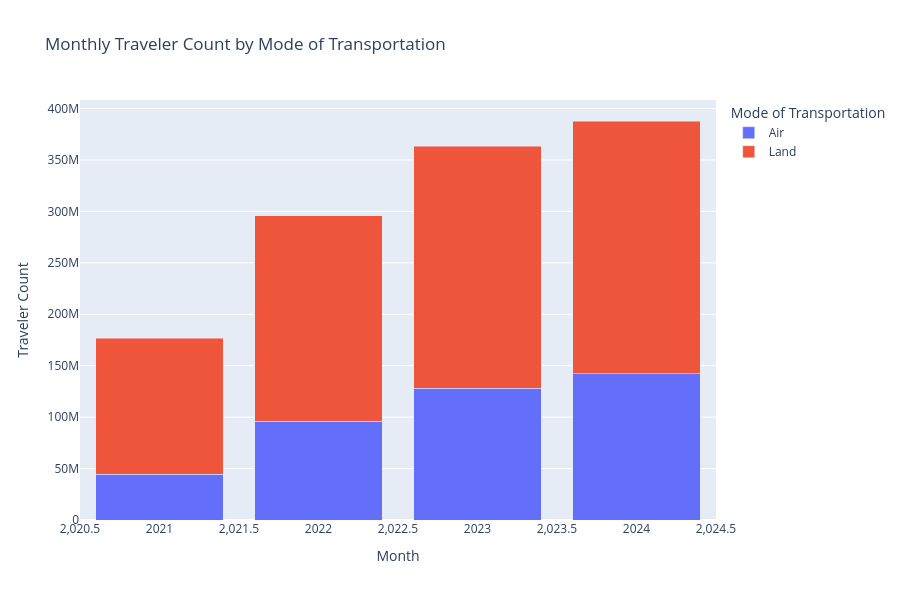

The notebook cell this image was saved under:
### Code cell
# Filter and aggregate data for stacked bar chart by month and transportation mode
stacked_data = df_cbp[df_cbp['Measure Name'] == 'Travelers']
stacked_data = stacked_data.groupby(['FY', 'Mode of Transportation'])['Count'].sum().reset_index()

# Stacked bar chart by mode of transportation
fig_stacked = px.bar(stacked_data, 
                     x='FY', 
                     y='Count', 
                     color='Mode of Transportation',
                     title="Monthly Traveler Count by Mode of Transportation",
                     labels={'Count': 'Traveler Count', 'FY': 'Month'})
fig_stacked.update_layout(barmode='stack', height=600)
fig_stacked.show()

### Figure 1 — Plotly figure (JSON) as saved in the notebook; plotly's stock layout.template omitted (floating-point values rounded to 4 significant figures)
{"data": [{"alignmentgroup": "True", "hovertemplate": "Mode of Transportation=Air<br>Month=%{x}<br>Traveler Count=%{y}<extra></extra>", "legendgroup": "Air", "marker": {"color": "#636efa", "pattern": {"shape": ""}}, "name": "Air", "offsetgroup": "Air", "orientation": "v", "showlegend": true, "textposition": "auto", "type": "bar", "x": [2021, 2022, 2023, 2024], "xaxis": "x", "y": [44353467, 95995024, 127967999, 142111799], "yaxis": "y"}, {"alignmentgroup": "True", "hovertemplate": "Mode of Transportation=Land<br>Month=%{x}<br>Traveler Count=%{y}<extra></extra>", "legendgroup": "Land", "marker": {"color": "#EF553B", "pattern": {"shape": ""}}, "name": "Land", "offsetgroup": "Land", "orientation": "v", "showlegend": true, "textposition": "auto", "type": "bar", "x": [2021, 2022, 2023, 2024], "xaxis": "x", "y": [132157616, 199564127, 235227748, 245798500], "yaxis": "y"}], "layout": {"barmode": "stack", "height": 600, "legend": {"title": {"text": "Mode of Transportation"}, "tracegroupgap": 0}, "title": {"text": "Monthly Traveler Count by Mode of Transportation"}, "xaxis": {"anchor": "y", "domain": [0, 1], "title": {"text": "Month"}}, "yaxis": {"anchor": "x", "domain": [0, 1], "title": {"text": "Traveler Count"}}}}
